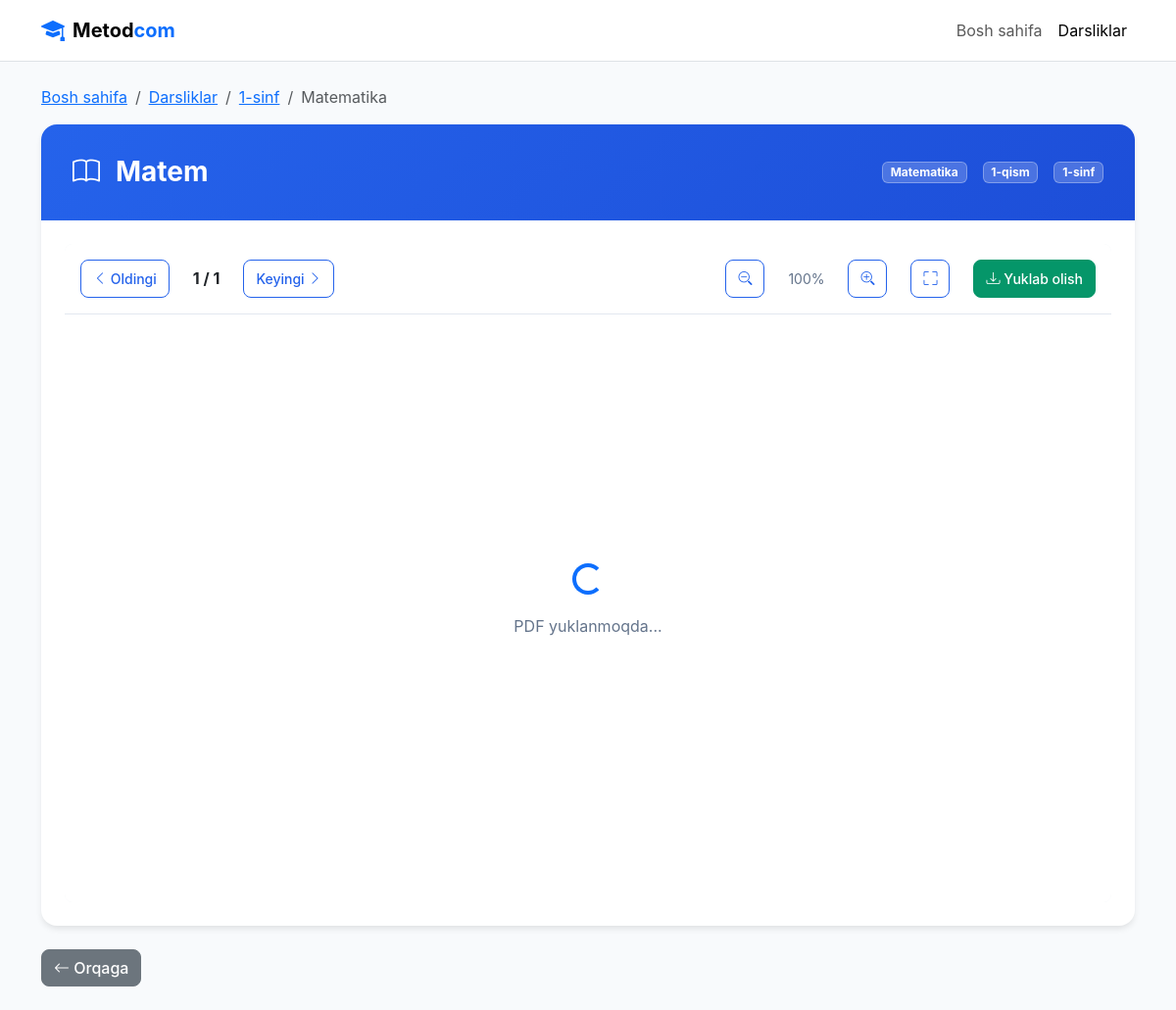
/textbooks/2/section/3/ (signed in), run on the app's committed database.
### maktab/models.py (models this page shows, shortened)
class Textbook(models.Model):
    title = models.CharField(max_length=200, verbose_name="Darslik nomi")
    subject = models.ForeignKey(Subject, on_delete=models.CASCADE, related_name="textbooks", verbose_name="Fan")
    section = models.ForeignKey(Section, on_delete=models.CASCADE, related_name="textbooks", verbose_name="Qism")
    pdf_file = models.FileField(upload_to='textbooks/', verbose_name="PDF fayl")
    cover_image = models.ImageField(upload_to='textbooks/covers/', blank=True, null=True, verbose_name="Muqova rasmi")
    class Meta:
        verbose_name = "Darslik"
        verbose_name_plural = "Darsliklar"

class Subject(models.Model):
    name = models.CharField(max_length=100, verbose_name="Fan nomi")  # Masalan, Ona tili
    grade = models.ForeignKey(Grade, on_delete=models.CASCADE, related_name="subjects", verbose_name="Sinf")
    description = models.TextField(blank=True, verbose_name="Tavsif")
    class Meta:
        verbose_name = "Fan"
        verbose_name_plural = "Fanlar"

class Grade(models.Model):
    name = models.CharField(max_length=50, verbose_name="Sinf nomi")  # Masalan, 1-sinf
    description = models.TextField(blank=True, verbose_name="Tavsif")
    class Meta:
        verbose_name = "Sinf"
        verbose_name_plural = "Sinflar"

class Section(models.Model):
    name = models.CharField(max_length=50, verbose_name="Qism nomi")  # Masalan, 1-qism
    grade = models.ForeignKey(Grade, on_delete=models.CASCADE, related_name="sections", verbose_name="Sinf")
    subject = models.ForeignKey(Subject, on_delete=models.CASCADE, related_name="sections", verbose_name="Fan")
    description = models.TextField(blank=True, verbose_name="Tavsif")
    class Meta:
        verbose_name = "Qism"
        verbose_name_plural = "Qismlar"

### maktab/views.py (the view)
# urls.py: path('textbooks/<int:textbook_id>/section/<int:section_id>/', views.textbook_detail, name='textbook_detail'),
@login_required
def textbook_detail(request, textbook_id, section_id):
    textbook = get_object_or_404(Textbook, id=textbook_id)
    section = textbook.section
    lessons = section.lessons.all() if section else []
    return render(request, 'school/textbook_detail.html', {
        'textbook': textbook,
        'section': section,
        'lessons': lessons,
    })

### templates/school/textbook_detail.html (shortened to what this page needs)
{% load static %}
<!DOCTYPE html>
<html lang="uz">
<head>
  <link href="https://cdn.jsdelivr.net/npm/bootstrap@5.3.0/dist/css/bootstrap.min.css" rel="stylesheet">
  <link rel="stylesheet" href="https://cdn.jsdelivr.net/npm/bootstrap-icons@1.11.1/font/bootstrap-icons.css">
</head>
<body>
  <header class="navbar navbar-expand-lg navbar-light bg-white border-bottom">
    <div class="container">
      <a class="navbar-brand d-flex align-items-center" href="{% url 'maktab:home' %}">
        <i class="bi bi-mortarboard-fill text-primary me-2" style="font-size: 1.5rem;"></i>
        <span class="fw-bold">Metod<span class="text-primary">com</span></span>
      </a>
      <div class="collapse navbar-collapse" id="navbarNav">
        <ul class="navbar-nav ms-auto">
          <li class="nav-item">
            <a class="nav-link" href="{% url 'maktab:home' %}">Bosh sahifa</a>
          </li>
          <li class="nav-item">
            <a class="nav-link active" href="{% url 'maktab:textbook_list' %}">Darsliklar</a>
          </li>
        </ul>
      </div>
    </div>
  </header>
  <main>
    <div class="container py-4">
      <nav aria-label="breadcrumb" class="mb-3">
        <ol class="breadcrumb">
          <li class="breadcrumb-item"><a href="{% url 'maktab:home' %}">Bosh sahifa</a></li>
          <li class="breadcrumb-item"><a href="{% url 'maktab:textbook_list' %}">Darsliklar</a></li>
          {% if textbook.subject.grade %}
            <li class="breadcrumb-item"><a href="{% url 'maktab:textbook_subject_list' textbook.subject.grade.id %}">{{ textbook.subject.grade.name }}</a></li>
          {% endif %}
          <li class="breadcrumb-item active" aria-current="page">{{ textbook.subject.name }}</li>
        </ol>
      </nav>
      <div class="textbook-container">
        <div class="textbook-header">
          <h1 class="textbook-title">
            <i class="bi bi-book me-3"></i>
            {{ textbook.title }}
          </h1>
          <div class="textbook-info">
            {% if textbook.subject %}
              <span class="badge">{{ textbook.subject.name }}</span>
            {% endif %}
            {% if section %}
              <span class="badge">{{ section.name }}</span>
            {% endif %}
            {% if textbook.subject.grade %}
              <span class="badge">{{ textbook.subject.grade.name }}</span>
            {% endif %}
          </div>
        </div>
        {% if textbook.pdf_file %}
          <div class="pdf-container">
            <div class="pdf-toolbar">
              <div class="pdf-controls">
                <button id="prevPage" class="btn btn-outline-primary btn-sm">
                  <i class="bi bi-chevron-left"></i> Oldingi
                </button>
                <span id="pageInfo" class="mx-3 fw-bold">1 / 1</span>
                <button id="nextPage" class="btn btn-outline-primary btn-sm">
                  Keyingi <i class="bi bi-chevron-right"></i>
                </button>
              </div>
              <div class="pdf-info">
                <button id="zoomOut" class="btn btn-outline-primary btn-sm">
                  <i class="bi bi-zoom-out"></i>
                </button>
                <span id="zoomLevel" class="mx-2">100%</span>
                <button id="zoomIn" class="btn btn-outline-primary btn-sm">
                  <i class="bi bi-zoom-in"></i>
                </button>
                <button id="fullscreen" class="btn btn-outline-primary btn-sm ms-2">
                  <i class="bi bi-fullscreen"></i>
                </button>
                <a href="{{ textbook.pdf_file.url }}" download class="btn btn-success btn-sm ms-2">
                  <i class="bi bi-download"></i> Yuklab olish
                </a>
              </div>
            </div>
            <div class="pdf-viewer" id="pdfViewer">
              <div class="pdf-loading">
                <div class="spinner-border text-primary mb-3" role="status">
                </div>
                <p>PDF yuklanmoqda...</p>
              </div>
            </div>
          </div>
        {% else %}
          <div class="pdf-error">
            <i class="bi bi-file-earmark-x" style="font-size: 3rem; color: #dc2626;"></i>
            <h3>Darslik fayli topilmadi</h3>
            <p>Bu darslik uchun PDF fayl mavjud emas.</p>
          </div>
        {% endif %}
      </div>
      <div class="mt-4">
        <a href="{% if textbook.subject.grade %}{% url 'maktab:textbook_subject_list' textbook.subject.grade.id %}{% else %}{% url 'maktab:textbook_list' %}{% endif %}" class="btn btn-secondary">
          <i class="bi bi-arrow-left"></i> Orqaga
        </a>
      </div>
    </div>
  </main>
</body>
</html>

### templates/school/textbook_detail.html (style rules this page uses)
body { font-family: 'Inter', -apple-system, BlinkMacSystemFont, sans-serif; background-color: #f8fafc; }
.textbook-container { background: white; border-radius: 1rem; box-shadow: 0 4px 6px -1px rgba(0, 0, 0, 0.1); overflow: hidden; }
.textbook-header { background: linear-gradient(135deg, #2563eb 0%, #1d4ed8 100%); color: white; padding: 2rem; display: flex; justify-content: space-between; align-items: center; }
.textbook-title { font-size: 1.75rem; font-weight: 700; margin: 0; display: flex; align-items: center; }
.textbook-info { display: flex; gap: 1rem; align-items: center; }
.badge { background: rgba(255, 255, 255, 0.2); backdrop-filter: blur(10px); color: white; border: 1px solid rgba(255, 255, 255, 0.3); }
.pdf-container { position: relative; background: #f1f5f9; border-radius: 0.5rem; overflow: hidden; margin: 1.5rem; }
.pdf-toolbar { background: white; padding: 1rem; border-bottom: 1px solid #e2e8f0; display: flex; justify-content: space-between; align-items: center; flex-wrap: wrap; gap: 1rem; }
.pdf-controls { display: flex; align-items: center; gap: 0.5rem; }
.pdf-info { display: flex; align-items: center; gap: 1rem; color: #64748b; font-size: 0.875rem; }
.pdf-viewer { width: 100%; min-height: 600px; background: white; display: flex; justify-content: center; align-items: center; position: relative; }
.pdf-loading { text-align: center; padding: 4rem; color: #64748b; }
.btn { border-radius: 0.5rem; font-weight: 500; transition: all 0.3s ease; }
.btn-sm { padding: 0.5rem 0.75rem; font-size: 0.875rem; }
.btn-outline-primary { border-color: #2563eb; color: #2563eb; }
.btn-success { background-color: #059669; border-color: #059669; }

### data on the page
Textbook: subject.grade.name "1-sinf", subject.name "Matematika", title "Matem"
Section: name "1-qism"
